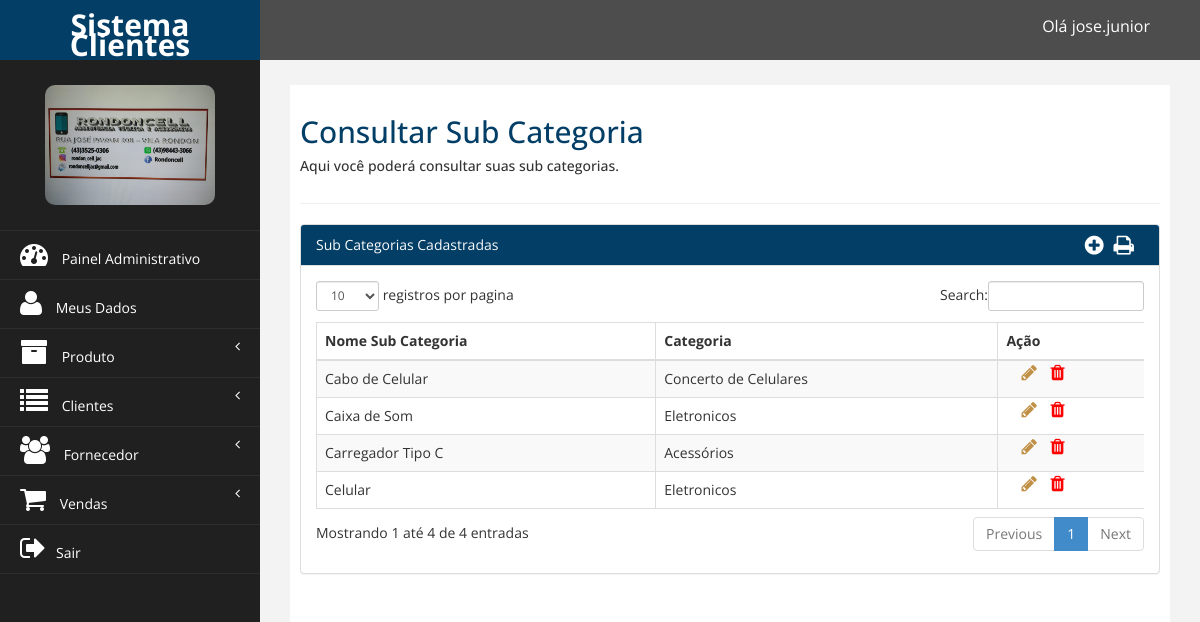
The page /financeiro/consultar_sub_categoria.php (signed in) on the database its author committed.
### tables this page shows
CREATE TABLE `tb_sub_categoria` (
  `id_subCategoria` int NOT NULL AUTO_INCREMENT,
  `nome_subcategoria` varchar(100) NOT NULL,
  `id_categoria` int NOT NULL,
  PRIMARY KEY (`id_subCategoria`,`id_categoria`),
  KEY `fk_subCategoria_Categoria1_idx` (`id_categoria`),
  CONSTRAINT `fk_subCategoria_Categoria1` FOREIGN KEY (`id_categoria`) REFERENCES `tb_categoria` (`id_categoria`)
);

CREATE TABLE `tb_categoria` (
  `id_categoria` int NOT NULL AUTO_INCREMENT,
  `nome_categoria` varchar(100) NOT NULL,
  `id_funcionario` int NOT NULL,
  PRIMARY KEY (`id_categoria`),
  KEY `fk_tb_categoria_tb_funcionario1_idx` (`id_funcionario`),
  CONSTRAINT `fk_tb_categoria_tb_funcionario1` FOREIGN KEY (`id_funcionario`) REFERENCES `tb_funcionario` (`id_funcionario`)
);

### DAO/SubCategoriaDAO.php (called while the page is built, shortened)
<?php
class SubCategoriaDAO extends Conexao{
    public function ConsultarSubCategoria(){
        $conexao = parent::retornaConexao();
        $comando_sql = 'Select id_subCategoria, nome_subcategoria, nome_categoria, tb_sub_categoria.id_categoria as id_categoria
                                from tb_sub_categoria
                                    inner join tb_categoria on
                                      tb_sub_categoria.id_categoria = tb_categoria.id_categoria';
        $sql = $conexao->prepare($comando_sql);
        $sql->execute();
        return $sql->fetchAll(PDO::FETCH_ASSOC);
    }
}
?>

### financeiro/consultar_sub_categoria.php (the view, shortened to what this page needs)
<?php
require_once '../DAO/SubCategoriaDAO.php';
$objSubCat = new SubCategoriaDAO();
$subCat = $objSubCat->ConsultarSubCategoria();
?>
<!DOCTYPE html>
<html xmlns="http://www.w3.org/1999/xhtml">
<?php include_once('_head.php'); ?>
<body>
    <div id="wrapper">
        <?php include_once('_topo.php'); ?>
        <?php include_once('_menu.php'); ?>
        <div id="page-wrapper">
            <div id="page-inner">
                <div class="row">
                    <div class="col-md-12">
                        <h2>Consultar Sub Categoria</h2>
                        <h5>Aqui você poderá consultar suas sub categorias. </h5>
                    </div>
                </div>
                <hr />
                <div class="row">
                    <div class="col-md-12">
                        <div class="panel panel-default">
                            <div class="panel-heading">
                                Sub Categorias Cadastradas <span> <a style="color:white;" href="pdfSubCategoria.php" target="_blank"><i title="Emitir Relatorio de Sub Categorias" style="font-size: 22px;float: right; padding:0px 10px" class="fa fa-print"></i></a></span> <span> <a style="color:white;" href="nova_sub_categoria.php"><i title="Criar nova sub categoria" style="font-size: 22px;float: right;" class="fa fa-plus-circle"></i></a></span>
                            </div>
                            <div class="panel-body">
                                <div class="table-responsive">
                                    <table class="table table-striped table-bordered table-hover" id="dataTables-example">
                                        <thead>
                                            <tr>
                                                <th>Nome Sub Categoria</th>
                                                <th>Categoria</th>
                                                <th>Ação</th>
                                            </tr>
                                        </thead>
                                        <tbody>
                                            <?php foreach ($subCat as $subCat) { ?>
                                                <tr class="odd gradeX">
                                                    <td><?= $subCat['nome_subcategoria'] ?></td>
                                                    <td><?= $subCat['nome_categoria'] ?></td>
                                                    <td style="padding: 3px 1px 3px 3px;">
                                                        <a href="alterar_sub_categoria.php?cod=<?= $subCat['id_subCategoria'] ?>"><i title="Alterar Sub Categoria" style=" color:#c09046; font-size:18px;margin-left:20px; margin-right:5px" class="fa fa-pencil"></i></a>
                                                        <a href="#" data-toggle="modal" data-target="#modalExcluir<?= $subCat['id_subCategoria'] ?>"><i title="Excluir Sub Categoria" style=" color:red; font-size:18px; margin-left:5px" class="fa fa-trash"></i></a>
                                                    </td>
                                                </tr>
                                            <?php } ?>
                                        </tbody>
                                    </table>
                                </div>
                            </div>
                        </div>
                    </div>
                </div>
            </div>
        </div>
    </div>
</body>
</html>

### financeiro/assets/css/custom.css (style rules this page uses)
body { font-family: 'Open Sans', sans-serif; }
#wrapper { width: 100%; background:#202020; }
#page-wrapper { padding: 15px 15px; min-height: 600px; background:#F3F3F3; }
#page-inner { width:100%; margin:10px 20px 10px 0px; background-color:#fff!important; padding:10px; min-height:1200px; }
h2 { color: #023e66; }
@media (min-width:768px) { #page-wrapper { margin: 0 0 0 260px; padding: 15px 30px; min-height: 1200px; } }

### rows shown on the page
tb_sub_categoria: nome_subcategoria "Cabo de Celular", id_categoria.nome_categoria "Concerto de Celulares"
tb_sub_categoria: nome_subcategoria "Caixa de Som", id_categoria.nome_categoria "Eletronicos"
tb_sub_categoria: nome_subcategoria "Celular", id_categoria.nome_categoria "Eletronicos"
tb_sub_categoria: nome_subcategoria "Carregador Tipo C", id_categoria.nome_categoria "Acessórios"

### other values the page prints
$nome "jose.junior"
